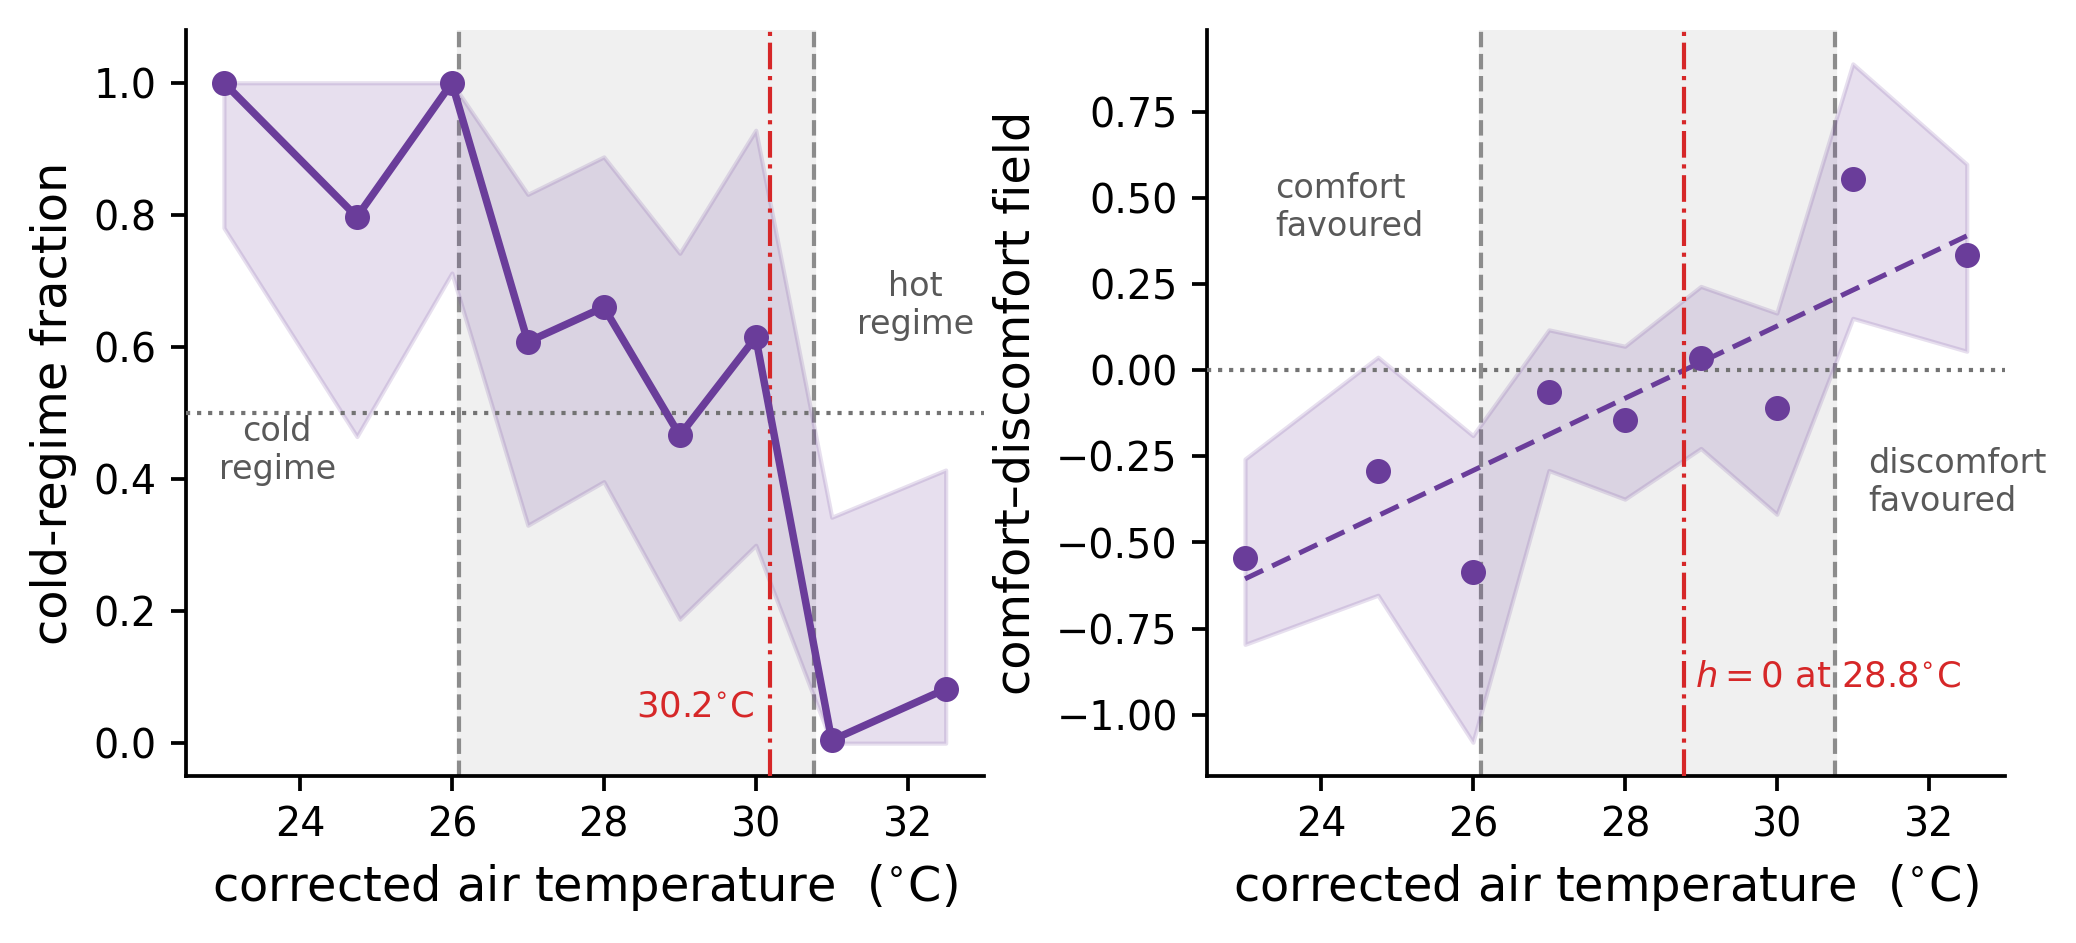

This figure's Python source:
"""F_bc_alpha_heff -- two regime-coordinate figures on T_corr (C/N/U), tied to the Chapter-IV
T_corr regime cuts (26.10, 30.77 C). Left: mixture weight alpha(T), the convex weight that writes
the local composition as alpha*p_cold + (1-alpha)*p_hot, with p_cold/p_hot the pure compositions
of the cold/hot Chapter-IV regimes. Right: effective field h(T)=1/2 ln[P(U)/P(C)] (increases with
heat; sign is a convention). Walk-stratified bootstrap (resample whole walks). Paper-style:
no title/grid, legend without box, large axis labels, formulas live in the text."""
import os, numpy as np, pandas as pd, matplotlib.pyplot as plt
from scipy import optimize
from _common import set_style, set_paper_style, save, CM
set_style(); set_paper_style()
HERE=os.path.dirname(os.path.abspath(__file__))
DATA=os.path.join(HERE,"..","data","votes_with_Tenv_comfort.csv")
CUT_LO, CUT_HI = 26.10, 30.77      # Chapter-IV T_corr regime breakpoints
DEG=r"$^{\circ}$C"; LAB={"comfortable":0,"neutral":1,"uncomfortable":2}
d=pd.read_csv(DATA).dropna(subset=["state3","T_corr","walk"]).copy()
d["s"]=d.state3.map(LAB)
EDGES=np.array([22,24,25.5,26.5,27.5,28.5,29.5,30.5,31.5,33.5]); MIDS=(EDGES[:-1]+EDGES[1:])/2

def comp(sub):  # 3-vector composition
    return np.array([(sub.s==k).mean() for k in range(3)])
def fit_alpha(p_obs,pc,ph):
    r=optimize.minimize_scalar(lambda a:np.sum((p_obs-(a*pc+(1-a)*ph))**2),bounds=(0,1),method="bounded")
    return r.x
def curves(data):
    pc=comp(data[data.T_corr<CUT_LO]); ph=comp(data[data.T_corr>CUT_HI])
    a=np.full(len(MIDS),np.nan); h=np.full(len(MIDS),np.nan)
    b=pd.cut(data.T_corr,EDGES,labels=False)
    for i in range(len(MIDS)):
        sub=data[b==i]
        if len(sub)<12: continue
        po=comp(sub); a[i]=fit_alpha(po,pc,ph)
        pC,pU=po[0],po[2]
        if pC>0 and pU>0: h[i]=0.5*np.log(pU/pC)
    return a,h
a_obs,h_obs=curves(d)
# walk-stratified bootstrap
walks=d.walk.unique(); widx={w:d.index[d.walk==w].to_numpy() for w in walks}
rng=np.random.default_rng(0); A=[];H=[]
for _ in range(600):
    samp=d.loc[np.concatenate([widx[w] for w in rng.choice(walks,len(walks),replace=True)])]
    aa,hh=curves(samp); A.append(aa); H.append(hh)
A=np.array(A);H=np.array(H)
a_lo,a_hi=np.nanpercentile(A,2.5,0),np.nanpercentile(A,97.5,0)
h_lo,h_hi=np.nanpercentile(H,2.5,0),np.nanpercentile(H,97.5,0)
# alpha=0.5 crossing and h=0 crossing
ok=~np.isnan(a_obs); aT=np.interp(0.5,a_obs[ok][::-1],MIDS[ok][::-1])
okh=~np.isnan(h_obs); mh,ch=np.polyfit(MIDS[okh],h_obs[okh],1); hT=-ch/mh

PURPLE="#6a3d9a"
fig,(ax1,ax2)=plt.subplots(1,2,figsize=(17.4*CM,7.8*CM))
fig.subplots_adjust(wspace=0.28,left=0.10,right=0.985,bottom=0.16,top=0.97)
def regimes(ax):
    ax.axvline(CUT_LO,color="0.55",ls="--",lw=1.0,zorder=1)
    ax.axvline(CUT_HI,color="0.55",ls="--",lw=1.0,zorder=1)
    ax.axvspan(CUT_LO,CUT_HI,color="0.94",zorder=0)
# alpha panel
regimes(ax1)
ax1.fill_between(MIDS[ok],a_lo[ok],a_hi[ok],color=PURPLE,alpha=0.16,zorder=2)
ax1.plot(MIDS[ok],a_obs[ok],"o-",color=PURPLE,ms=5,lw=1.8,zorder=4)
ax1.axhline(0.5,color="0.45",ls=":",lw=1.0,zorder=3)
ax1.axvline(aT,color="#d62728",ls="-.",lw=1.0,zorder=3)
ax1.text(aT-0.2,0.04,r"%.1f%s"%(aT,DEG),fontsize=8.5,color="#d62728",ha="right")
ax1.text(23.7,0.40,"cold\nregime",fontsize=8,color="0.35",ha="center")
ax1.text(32.1,0.62,"hot\nregime",fontsize=8,color="0.35",ha="center")
ax1.set_ylabel("cold-regime fraction")
ax1.set_xlabel(r"corrected air temperature  ("+DEG+")")
ax1.set_ylim(-0.05,1.08); ax1.set_xlim(22.5,33)
# h_eff panel
regimes(ax2)
xx=np.linspace(MIDS[okh].min(),MIDS[okh].max(),50)
ax2.fill_between(MIDS[okh],h_lo[okh],h_hi[okh],color=PURPLE,alpha=0.16,zorder=2)
ax2.plot(xx,mh*xx+ch,color=PURPLE,lw=1.2,ls=(0,(4,2)),zorder=3)
ax2.plot(MIDS[okh],h_obs[okh],"o",color=PURPLE,ms=5,zorder=4)
ax2.axhline(0,color="0.45",ls=":",lw=1.0,zorder=3)
ax2.axvline(hT,color="#d62728",ls="-.",lw=1.0,zorder=3)
ax2.text(hT+0.15,h_lo[okh].min()*0.85,r"$h=0$ at %.1f%s"%(hT,DEG),fontsize=8.5,color="#d62728")
ax2.text(23.4,h_obs[okh].max()*0.7,"comfort\nfavoured",fontsize=8,color="0.35")
ax2.text(31.2,h_obs[okh].min()*0.7,"discomfort\nfavoured",fontsize=8,color="0.35")
ax2.set_ylabel("comfort\u2013discomfort field")
ax2.set_xlabel(r"corrected air temperature  ("+DEG+")"); ax2.set_xlim(22.5,33)
save(fig,"F_bc_alpha_heff")
print("alpha=0.5 at %.2f | h=0 at %.2f | slope %.3f"%(aT,hT,mh))
